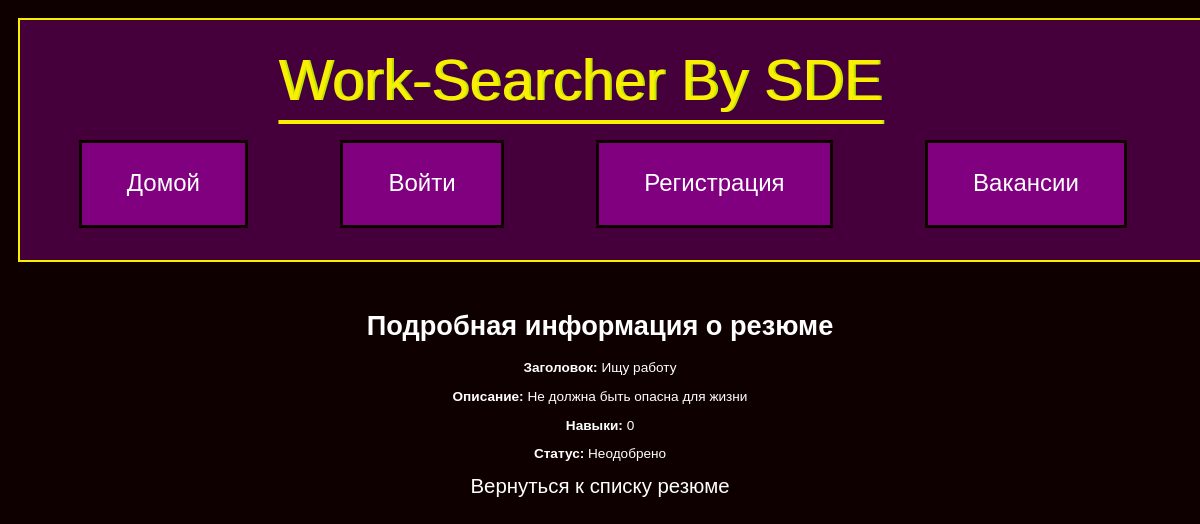
The app's page /resume/2/detail, older data.
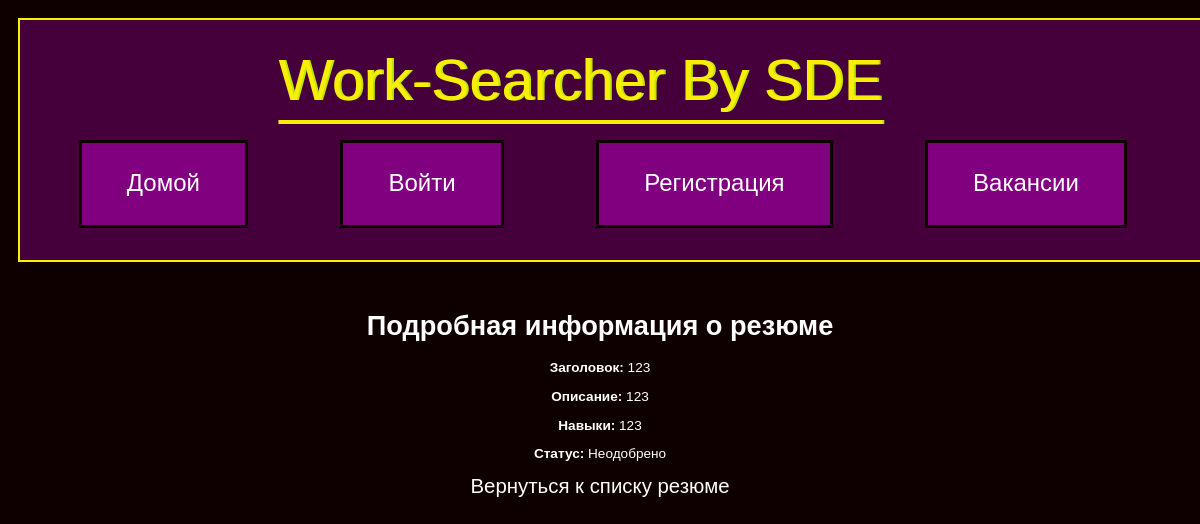
The same page, newer data.
### Model/models.py (models this page shows)
class Resume(db.Model):
    id = db.Column(db.Integer, primary_key=True)
    title = db.Column(db.String(300), nullable=False)
    description = db.Column(db.Text, nullable=False)
    skills = db.Column(db.String(200))
    image_filename = db.Column(db.String(300))
    user_id = db.Column(db.Integer, db.ForeignKey('user.id'), nullable=False)
    user = db.relationship('User', backref=db.backref('resumes', lazy=True))
    status = db.Column(db.Boolean, nullable=True)

### Controller/resume.py (the view)
@resume.route('/resume/<int:resume_id>/detail')
def detail_resume(resume_id):
    try:
        resume = Resume.query.get(resume_id)
        if not resume:
            abort(404, description="Резюме не найдено")
        return render_template('detail_resume.html', resume=resume)
    except Exception as e:
        print(f"An error occurred in detail_resume view: {str(e)}")
        raise

### templates/detail_resume.html (shortened to what this page needs)
{% extends "base.html" %}
{% block content %}
    <h1>Подробная информация о резюме</h1>
    <p><strong>Заголовок:</strong> {{ resume.title }}</p>
    <p><strong>Описание:</strong> {{ resume.description }}</p>
    <p><strong>Навыки:</strong> {{ resume.skills }}</p>
    <p><strong>Статус:</strong> {% if resume.status %}Одобрено{% else %}Неодобрено{% endif %}</p>
    <a href="{{ url_for('CZN.resumes') }}">Вернуться к списку резюме</a>
{% endblock %}

### templates/base.html (shortened to what this page needs)
<!DOCTYPE html>
<html lang="">
<head>
    <link rel="stylesheet" type="text/css" href="{{ url_for('static', filename='styles.css') }}">
</head>
<body>
    <header>
        <nav class="main_page_plate">
        <div class="logo">Work-Searcher By SDE</div>
        <ul>
            <li><a class="button" href="/">Домой</a></li>
            {% if not current_user.is_authenticated %}
                <li><a class="button" href="/login">Войти</a></li>
                <li><a class="button" href="/register">Регистрация</a></li>
                <li><a class="button" href="/jobs">Вакансии</a></li>
            {% endif %}
        </ul>
        </nav>
    </header>
    <main>
        {% block content %}{% endblock %}
    </main>
</body>
</html>

### static/styles.css (style rules this page uses)
html { height:100%; }
body { background: #0f0000; color : #ffffff; font-family: "helterskelter", sans-serif; -webkit-background-size: cover; }
header, footer { color: #fff; font-family: "century gothic", sans-serif; }
a { text-decoration: none; color: #ffffff; font-size: 150%; padding: 15px; }
ul { list-style-type: none; margin: 0; padding: 0; }
li { background: #800080; padding-top: 15px; padding-bottom: 15px; padding-right: 30px; padding-left: 30px; border: medium solid #0f0000; }
header { color : #ffffff; padding : 10px; text-align: center; }
nav ul { display: flex; justify-content: space-around; margin: 0; padding: 0; }
nav li { margin-right: 15px; }
nav a { color: #fff; font-weight: lighter; font-size: 24px; transition: color 0.3s ease-in-out; }
main { text-align: center; font-size : 85%; padding-top: 20px; padding-bottom: 100px; margin-bottom: 20px; }
.main_page_plate { background: #45003c; padding : 20px; width: 98%; height: 200px; background-repeat: no-repeat; font-size: 1.2rem; font-weight: 300; line-height: 50px; overflow: hidden; border: 2px solid #f8ef02; }
.logo { padding-top : 15px; padding-bottom : 35px; padding-right : 60px; font-size : 300%; color : #f8ef02; text-shadow: #bce702 2px 0px; font-weight : lighter; text-decoration: underline; text-underline-offset: 20px; text-decoration-thickness: 4px; text-decoration-color: #f8ef02; }

Row changes from the older to the newer data that the page shows:
changed Resume: title "Ищу работу" → "123"; description "Не должна быть опасна для жизни" → "123"; skills "0" → "123"
